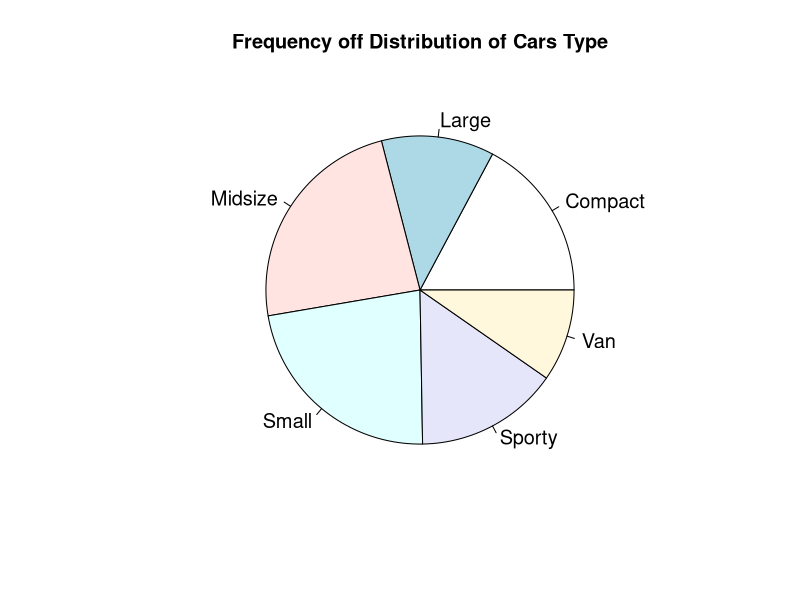
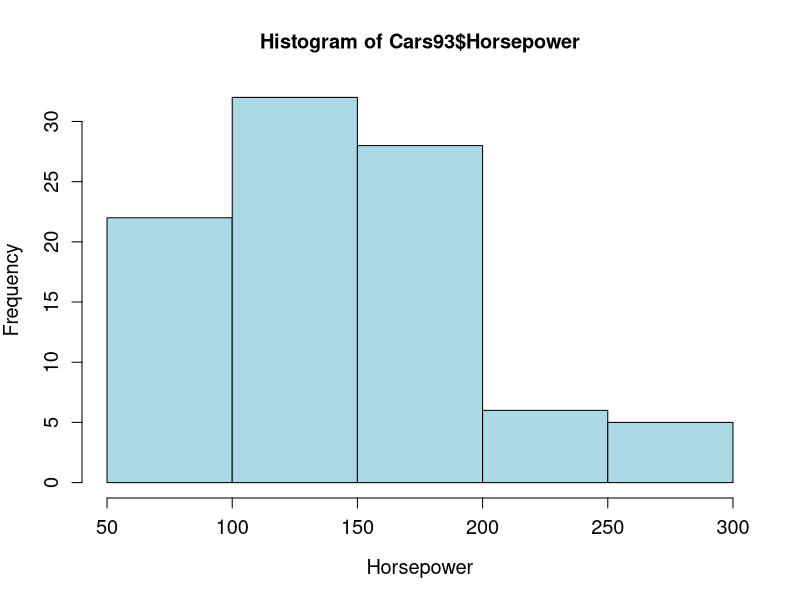
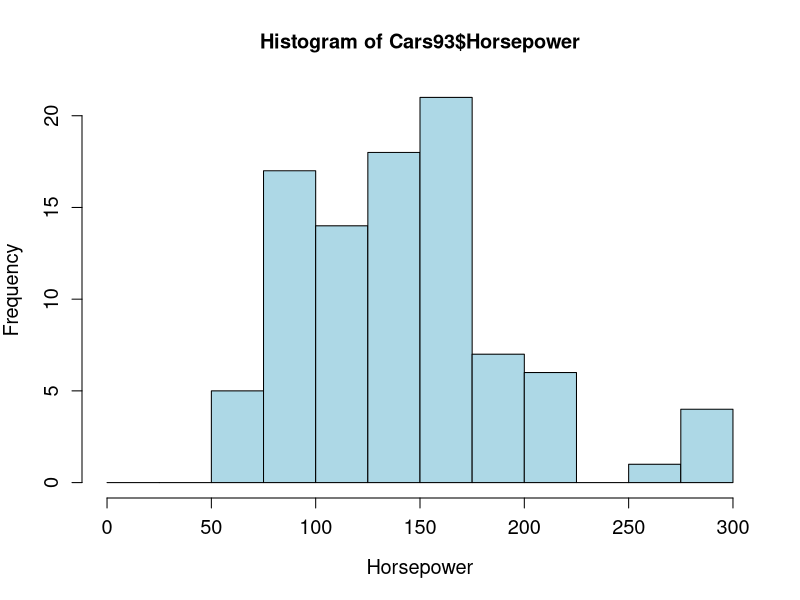
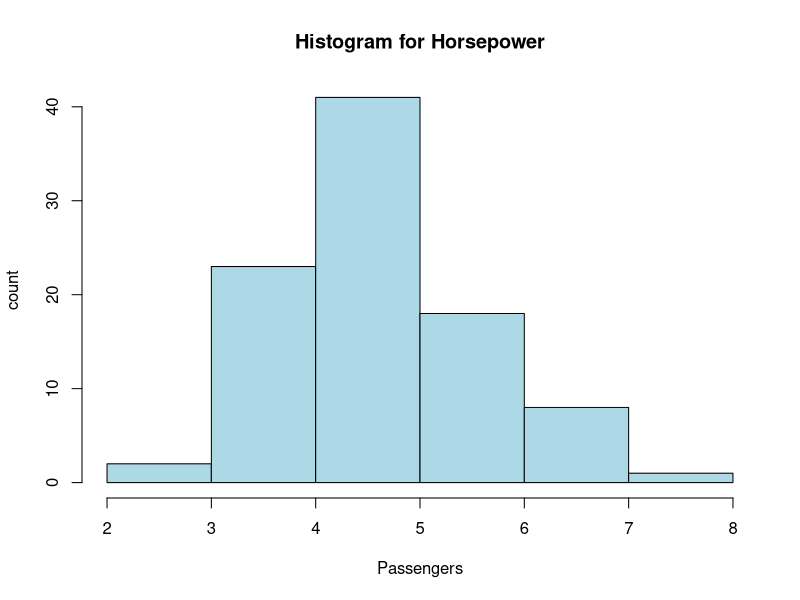
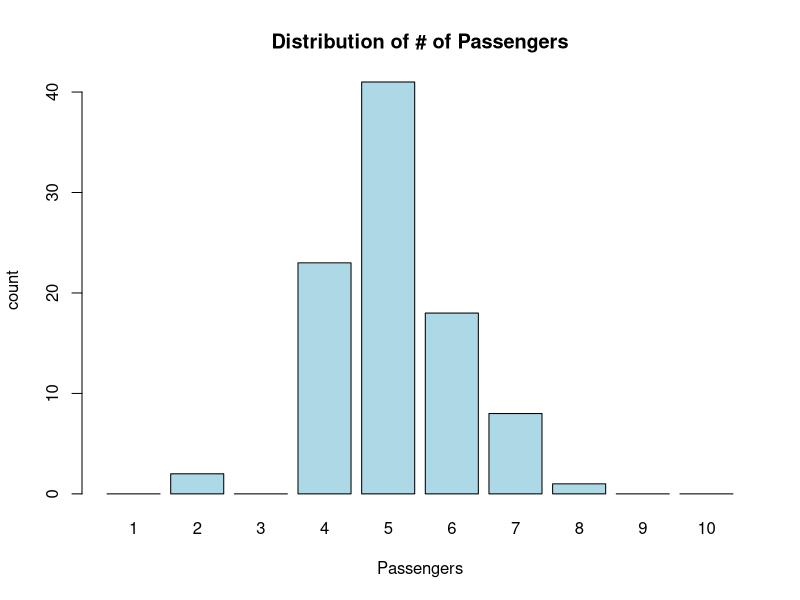
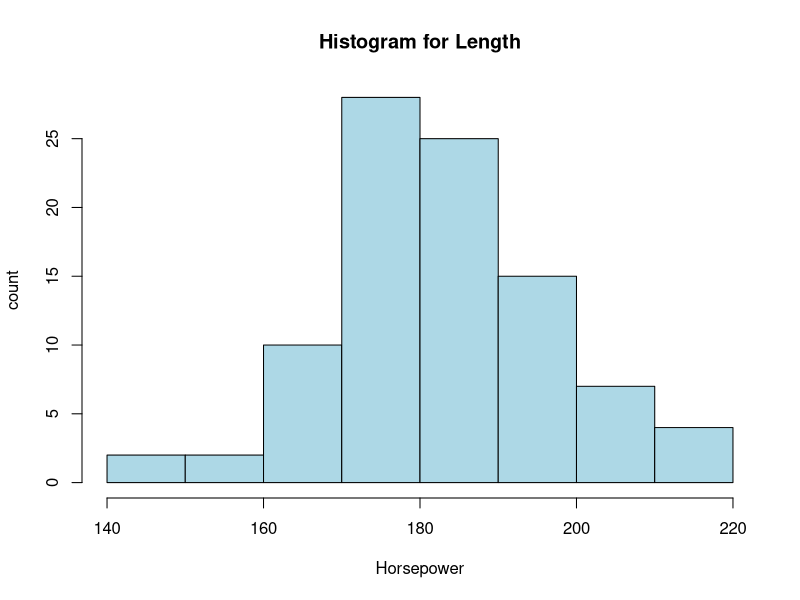

The R script that drew these images, in order:
## ---- chunk 1
# Your code goes here
## ---- chunk 2
library(MASS)
data(Cars93)
## ---- chunk 3
head(Cars93)
## ---- chunk 4
table(Cars93$Type)
round(table(Cars93$Type)/ncol(Cars93),3)
## ---- chunk 5
pie(table(Cars93$Type),main="Frequency off Distribution of Cars Type",cex=1.2)
## ---- chunk 6
hist(Cars93$Horsepower, cex.lab = 1.2, cex.axis = 1.2, col = "lightblue", xlab = "Horsepower")
## ---- chunk 7
hist(Cars93$Horsepower, cex.lab = 1.2, cex.axis = 1.2, col = "lightblue",breaks=seq(0,300,25), xlab = "Horsepower")
## ---- chunk 8
sqrt(length(Cars93))
## ---- chunk 9
hist(Cars93$Passengers, xlab='Passengers',ylab='count',col='lightblue',main='Histogram for Horsepower',cex=1.2)
## ---- chunk 10
barplot(table(factor(Cars93$Passengers,levels=1:10)),xlab= 'Passengers',ylab='count',main='Distribution of # of Passengers',col='lightblue')
## ---- chunk 11
hist(Cars93$Length, xlab='Horsepower',ylab='count',col='lightblue',main='Histogram for Length',cex=1.2)
## ---- chunk 12
summary(Cars93$Length)
